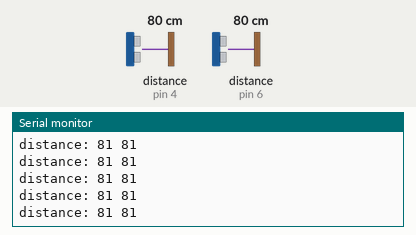
The sketch below on a simulated Arduino Uno, built with avr-gcc and run on an emulated ATmega328P. Shown: the last lines printed to the serial monitor. Inputs (shaded band) come from the test bench; at power-on: distance to the obstacle (sensors on pin 4, pin 6) 80 cm. The echo pulse lasts 58.3 µs per cm.

Above: at 1.2 s.
1.3 s: distance to the obstacle (sensor on pin 4) set to 35 cm
At 1.44 s:
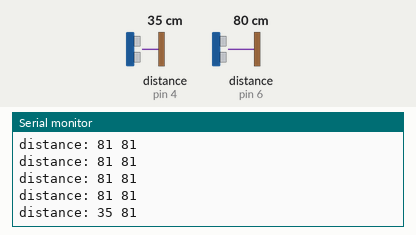
4.3 s: distance to the obstacle (sensor on pin 6) set to 2 cm
At 4.36 s:
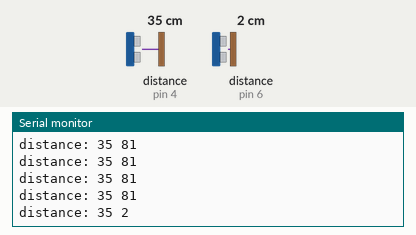
5.8 s: distance to the obstacle (sensor on pin 4) set to 2 cm
At 5.82 s:
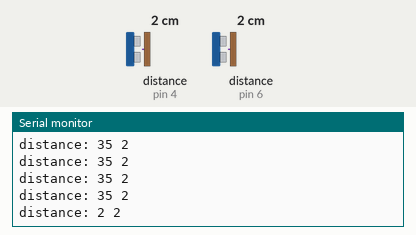
7.3 s: distance to the obstacle (sensor on pin 6) set to 4 cm
At 7.35 s:
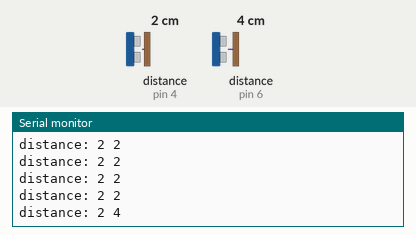
Timing chart, 0 to 9.8 s (numbered marks = the images above; inputs shaded):
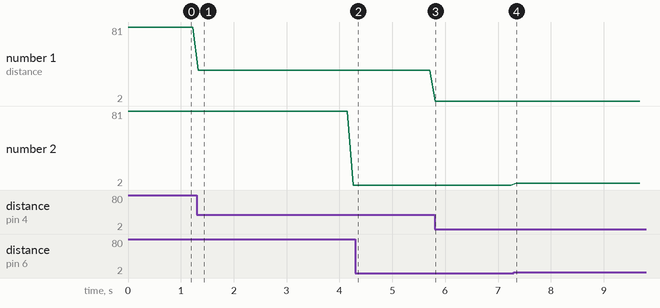

The sketch:

serial_ultrasonic_RCWL-1601.ino
```cpp
#include <NewPing.h> // install this library

#define SONAR_NUM 2      // Number of RCWL-1601 sensors.
#define MAX_DISTANCE 200 // Maximum distance (in cm) to ping.

NewPing sonar[SONAR_NUM] = {   // Sensor object array.
  NewPing(3, 4, MAX_DISTANCE), // trigger pin 3, echo pin 4, and max distance to ping.
  NewPing(5, 6, MAX_DISTANCE), // trigger pin 5, echo pin 6, and max distance to ping
};

void setup() {
  Serial.begin(115200); // Open serial monitor at 115200 baud to see ping results.
}

void loop() {
  Serial.print("distance: "); // prefix for Pd messaging
  for (uint8_t i = 0; i < SONAR_NUM; i++) { // Loop through each sensor and display results.
    Serial.print(sonar[i].ping_cm());
    Serial.print(" ");
    delay(50); // Wait 50ms between pings (about 20 pings/sec). 29ms should be the shortest delay between pings.
  }
  Serial.println(); // mark end of message
}
```

Measured:
- after the input at 1.3 s, the serial monitor: prints a new line at once (image 1)
- after the input at 5.8 s, the serial monitor: prints a new line at once (image 3)
- after the input at 7.3 s, the serial monitor: prints a new line at once (image 4)
- plotted number 1: 81 → 35 after the input at 1.3 s
- plotted number 2: 81 → 2 after the input at 1.3 s, 2 → 4 after the input at 7.3 s
